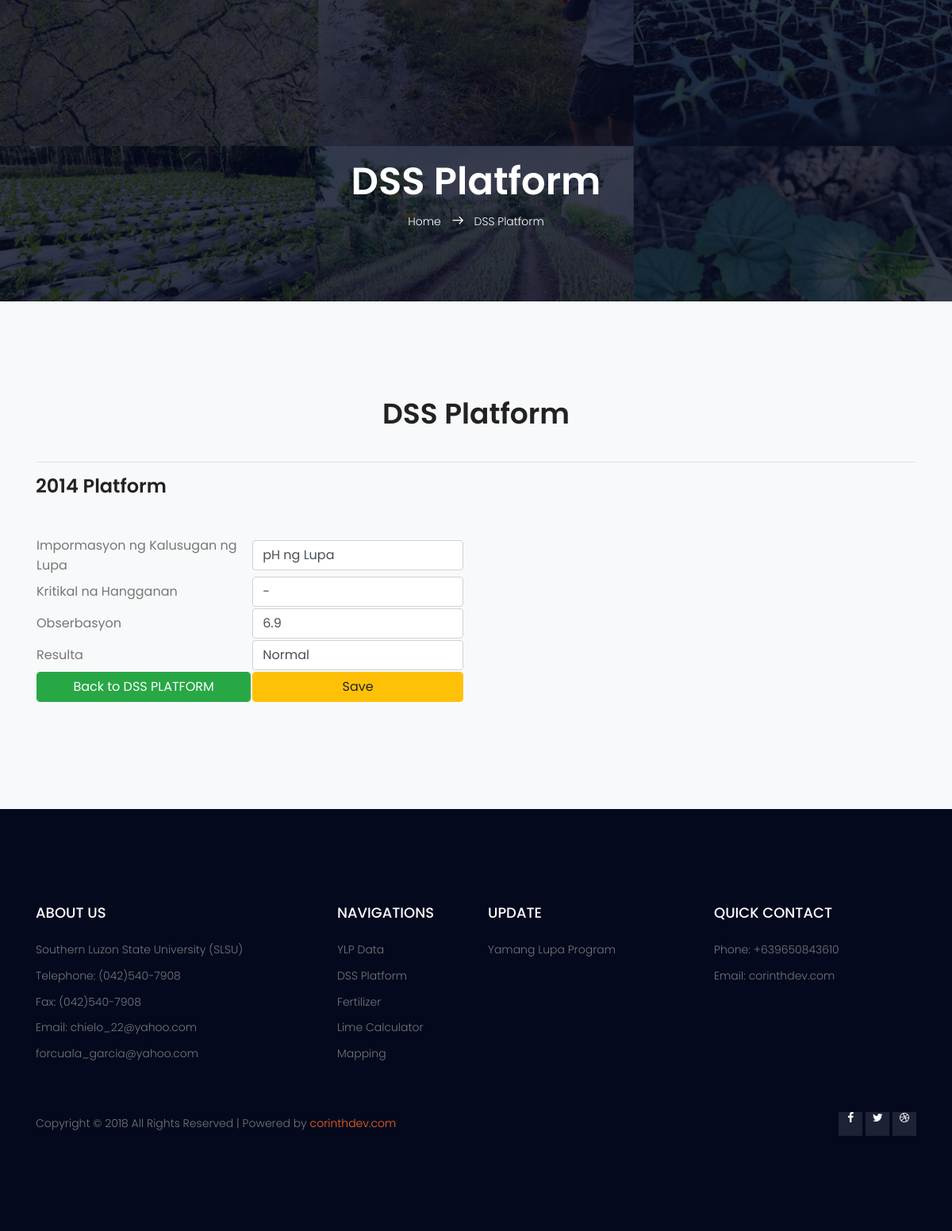
Page /home/update_dss2014.php?id=7 (signed in) on the committed database.
### tables this page shows
CREATE TABLE `dss_table` (
  `id` int(11) NOT NULL,
  `dss_info` varchar(199) NOT NULL,
  `dss_krit` varchar(199) NOT NULL,
  `dss_observe` varchar(199) NOT NULL,
  `dss_result` varchar(199) NOT NULL
);

### home/update_dss2014.php (the view, shortened to what this page needs)
<?php
include 'connection.php';
if(isset($_GET["id"]))
{
$query = "SELECT * FROM dss_table WHERE id = '".$_GET["id"]."'";
$result = mysqli_query($conn, $query);
    while($test = mysqli_fetch_array($result))
    {
            $dss_info=$test['dss_info'] ;
            $dss_krit= $test['dss_krit'] ;
            $dss_observe=$test['dss_observe'] ;
            $dss_result=$test['dss_result'] ;
    }
}
?>
<link rel="stylesheet" type="text/css" href="https://cdn.datatables.net/1.10.19/css/dataTables.bootstrap4.min.css">
    <?php include 'frontend_links/links.php'; ?>
        <section class="banner-area relative about-banner" id="home">
            <div class="overlay overlay-bg"></div>
            <div class="container">
                <div class="row d-flex align-items-center justify-content-center">
                    <div class="about-content col-lg-12">
                        <h1 class="text-white">
                            DSS Platform
                        </h1>
                        <p class="text-white link-nav"><a href="index.php">Home </a>  <span class="lnr lnr-arrow-right"></span>  <a href="/pages/dss_platform/dss_platform"> DSS Platform</a></p>
                    </div>
                </div>
            </div>
        </section>
        <section class="events-list-area section-gap event-page-lists bg-light">
            <div class="container">
            <center><h1>DSS Platform</h1></center><br><hr>
                <div class="row">
                    <div class="col-lg-12">
                        <h3>2014 Platform</h3><br><br>
                        <div class="row">
                          <div class="col-lg-6">
                            <form method="POST">
                                <table>
                                  <tbody>
                                    <tr>
                                      <td>Impormasyon ng Kalusugan ng Lupa</td>
                                      <td><input class = "form-control" type="text" value="<?php echo $dss_info;?>" name="dss_info"></td>
                                    </tr>
                                    <tr>
                                      <td>Kritikal na Hangganan</td>
                                      <td><input class = "form-control" type="text" value="<?php echo $dss_krit;?>" name="dss_krit"></td>
                                    </tr>
                                    <tr>
                                      <td>Obserbasyon</td>
                                      <td><input class = "form-control" type="text" value="<?php echo $dss_observe;?>" name="dss_observe"></td>
                                    </tr>
                                    <tr>
                                      <td>Resulta</td>
                                      <td><input class = "form-control" type="text" value="<?php echo $dss_result;?>" name="dss_result"></td>
                                    </tr>
                                    <tr>
                                      <td>
                                        <a href = "dss_platform.php" role = "button" class="form-control btn btn-success">Back to DSS PLATFORM</a>
                                      </td>
                                      <td>
                                        <input type="submit" name="update" class="form-control btn btn-warning" value="Save">
                                      </td>
                                    </tr>
                                  </tbody>
                                </table>
                            </form>
                          </div>
                        </div>
                    </div>
                </div>
            </div>
        </section>
        <?php include '../navigation/footer.php'; ?>

### home/css/main.css (style rules this page uses)
a { -webkit-transition:all 0.3s ease 0s;-moz-transition:all 0.3s ease 0s;-o-transition:all 0.3s ease 0s;transition:all 0.3s ease 0s }
a,a:focus,a:hover { text-decoration:none;outline:0 }
h1,h2,h3,h4,h5,h6 { font-family:"Poppins",sans-serif;color:#222;line-height:1.2em !important;margin-bottom:0;margin-top:0;font-weight:600 }
h1,.h1 { font-size:36px }
h3,.h3 { font-size:24px }
td,th { border-radius:0px }
.text-white { color:#fff }
.relative { position:relative }
.overlay { position:absolute;left:0;right:0;top:0;bottom:0 }
h1 { font-size:36px }
h3 { font-size:24px }
h1,h2,h3,h4,h5,h6 { line-height:1.5em }
.section-gap { padding:120px 0 }
.banner-area { background:url(../img/banner-bg.jpg) right;background-size:cover }
.banner-area .overlay-bg { background-color:rgba(4,9,30,0.8) }
.link-nav { margin-top:10px;margin-bottom:0px }
.about-banner { background:url(../img/top-banner.jpg) right no-repeat;background-size:cover }
.about-content { margin-top:110px;padding:90px 0px;text-align:center }
.about-content h1 { font-size:48px;font-weight:600 }
.about-content a { color:#fff;font-weight:300;font-size:14px }
.about-content .lnr { margin:0px 10px;font-weight:600 }

### rows in the picture
dss_table: dss_info "pH ng Lupa", dss_krit "-", dss_observe "6.9", dss_result "Normal"
